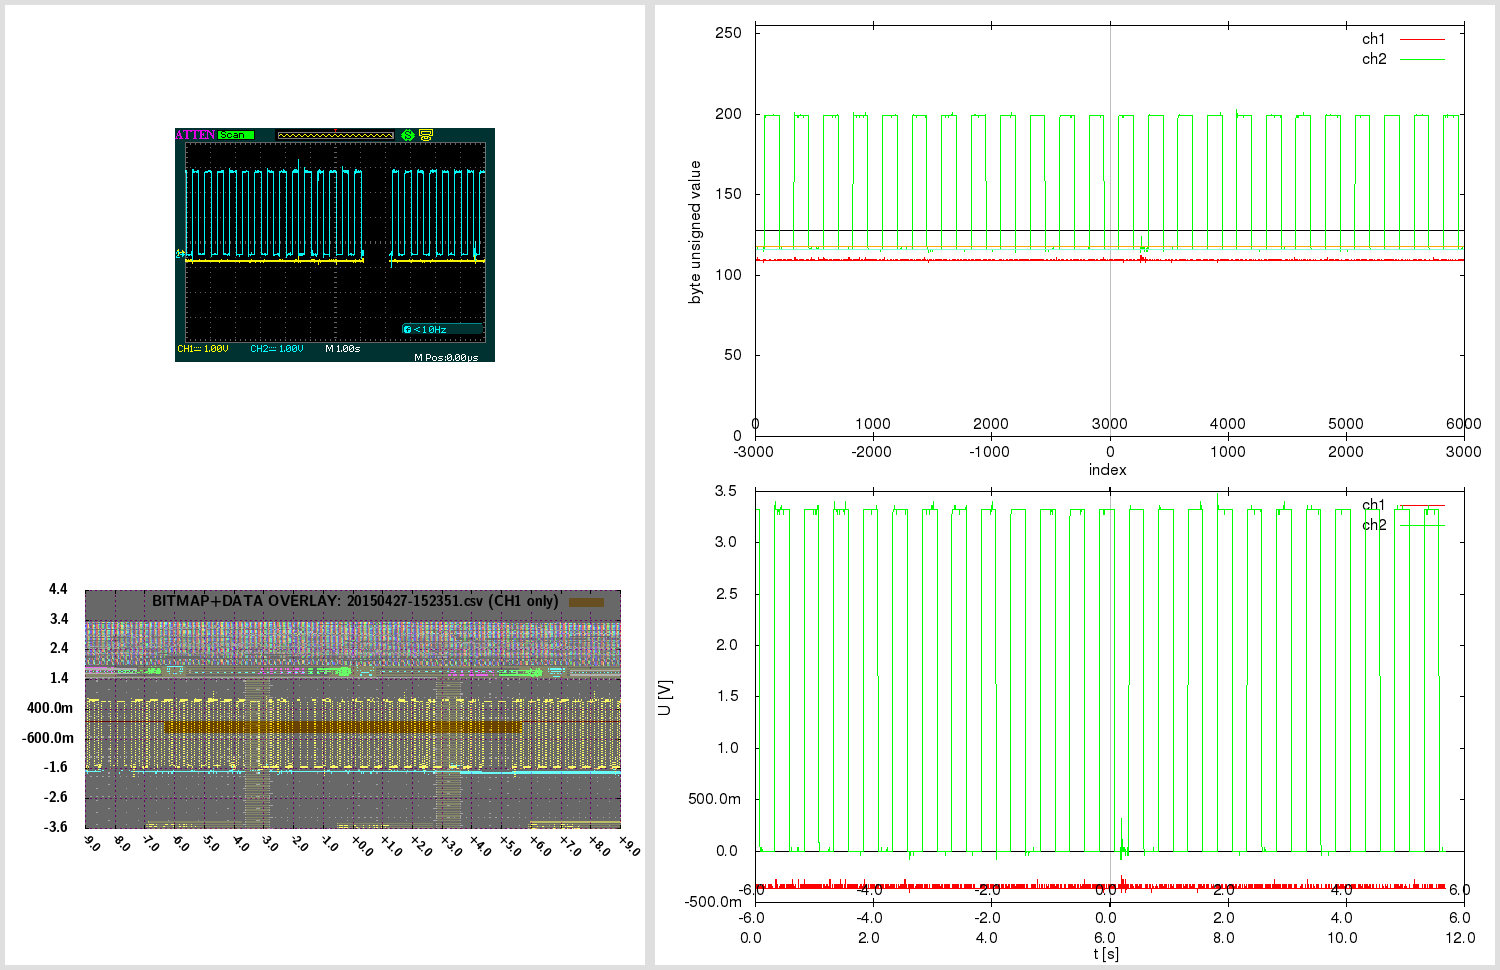

Recreate this plot in gnuplot.

# 20150427-152351.gnuplot [generated by /home/warreee/attenload/adsparse-wave.pl]
# single gnuplot file, with two potentially independent scripts
# generates three plots: one based on integer, other based on real (SI) values
# and one bitmap overlay - and then montages them using ImageMagick

# attengrab .csv can just be centered (over t)
# -> the x=0 (t=0) will correspond to scope center
# (but .DAV/.CSV will also need extra sample alignment)

# in Linux, to see available fonts, do:
# fc-list --verbose | grep 'fullname:' | less
# the two fonts used here:
# LMSansDemiCond10-Regular or "Latin Modern Sans Demi Cond"; and Helvetica
# Helvetica doesn't even get reported on my system:
# $ fc-list --verbose | grep 'fullname:' | grep -i 'Helvetica\|Demi Cond'
#	fullname: "LM Sans Demi Cond 10 Regular"(s) "LMSansDemiCond10-Regular"(s)


print "Gnuplotting..."

## "master settings" (shared between both parts of script)

# line color - specified by linestyles
set style line 1 linetype 1 linecolor rgb "red"
set style line 2 linetype 1 linecolor rgb "green"
set style line 3 linetype 1 linecolor rgb "orange"
set style line 4 linetype 1 linecolor rgb "aquamarine"
set style line 5 linetype -1 linecolor rgb "black"
set style line 6 linetype -1 linecolor rgb "gray"
set style line 7 linetype 1 linecolor rgb "blue"


# VARIABLES ########### ########### ###########

fnbase="20150427-152351"
fn_bmp = fnbase . ".bmp"
fn_pngr = fnbase . "_r.png"
fn_pngi = fnbase . "_i.png"
fn_pngov = fnbase . "_ov.png"
fn_pngt = fnbase . "_tmp.png"
fn_pngo = fnbase . ".png"

# scope screen(shot) properties
tdiv = 1          # T/DIV (50e-9)
toffs = 0        # time offset (scope) (200e-9)
vdiv1 = 1        # V/DIV CH1 (500e-3)
vdiv2 = 1         # V/DIV CH2 (50e-3)
voffs1 = -0.4         # volt offset CH1 (-1.5)
voffs2 = -0.48       # volt offset CH2 (100e-3)
sampintp  = 0.0020000001563    # (500e-12)
sampintf  = 1/sampintp
sratacqf  = 2500      # (250e6)
sratacqp  = 1/sratacqf
#osf = 1.00    # oversample factor (multiplies .CSV and .DAV time domain) # unused here
adsFactor = 1.28

# (edges of current capture and divisions)
scope_hdiv=18
scope_vdiv=8
# enforce floating point (see below)
scope_trange = scope_hdiv*tdiv*1.0    # (900e-9)
scope_left=toffs-(scope_trange/2)     # (-250e-9)
scope_right=toffs+(scope_trange/2)    # (650e-9)
scope_bottom=-voffs1-(scope_vdiv*vdiv1/2) # -500e-3
scope_top=-voffs1+(scope_vdiv*vdiv1/2)    # 3.5

totalch1Vspan=scope_vdiv*vdiv1
totalch2Vspan=scope_vdiv*vdiv2
ch1Vcoeff = adsFactor*totalch1Vspan/(2**8)
ch2Vcoeff = adsFactor*totalch2Vspan/(2**8)

voffs1int = voffs1/ch1Vcoeff  # -10
voffs2int = voffs2/ch2Vcoeff  # -12

acsv_fn = fnbase . '.csv' # '20130020-013902.csv' # from attenload tmp_wav
acsz=6000         # tmp_wav/.csv size (900)
fts=0.0020000001563         # final timestep (sampling period)
# here scope_trange could be 18*1, with acsz 16000;
# if as integer, 18/16000 would be 0 - enforce floating point
# above enforcing scope_trange to float doesn't work,
# must again here:
tdivp = 1.0*scope_trange/acsz   # sampling rate, based on scope range and numsamples in tmp (1ns)
tdivf = 1/tdivp             # freq based on that sampling rate

# just in case - not needed usually:
triglevel=640e-3
trigholdoff=100e-9

toffsamp = toffs/fts		# 0
# time finetune offset - int (samples) (depends on range)
tfoi = -164


#### extract bitmap from .png, if .bmp not present
# was -crop 480x234+10+10; now -crop 480x234+95+128

cmdstr = 'if (! test -f "'.fn_bmp.'") ; then \
  echo -n "'.fn_bmp.' not found .. " ; \
  if [ -f "'.fn_pngo.'" ] ; then \
    echo -n "'.fn_pngo.' found - extracting" ; \
    convert -crop 480x234+95+128 "'.fn_pngo.'" "'.fn_bmp.'" ; \
  else \
    echo -n "'.fn_pngo.' not found - cannot extract" ; \
  fi ; \
else \
  echo -n "'.fn_bmp.' found - using that" ; \
fi; echo'

#print cmdstr
# note - since cmdstr above uses double quotes,
# must use single quotes for bash here!:
print system("bash -c '". cmdstr ."' 2>&1")


##################################
###### plot directly with unsigned byte data

set terminal png size 840,480
set termoption enhanced
set termoption font "Helvetica, 12"

set output fn_pngi
set datafile separator ","

# set axis label
set xlabel "index" offset 0.0,0.8
set ylabel "byte unsigned value" offset 1.0,0.0


# horizontal line as functions
zeroline(x)=128
ch1offs(x)=128+voffs1int # (-10)
ch2offs(x)=128+voffs2int # (-12)

# vertical line - headless arrow
# "y" scope axis in middle:
ymI = acsz/2
set arrow from ymI,0 to ymI,255 nohead ls 5
# time offset:
toI = ymI - toffs/fts
set arrow from toI,0 to toI,255 nohead ls 6


# must use multiplot here, to have two x-axes
# and thus, must set lmargin, so both graphs match

set size 1.0,0.9      # 0.1/2 = 0.05
set bmargin 0
set lmargin 10
set yrange [0:255] # 8-bit


set multiplot

set origin 0,0.1
set xrange [0:acsz]
set xtics in
set xtics offset 0,graph 0.08
plot \
  zeroline(x) with lines notitle ls 5,\
  acsv_fn using 1:2 with lines title "ch1" ls 1, \
  "" using 1:3 with lines title "ch2" ls 2, \
  ch1offs(x) with lines notitle ls 3, \
  ch2offs(x) with lines notitle ls 4

unset arrow # if big offset, line from prev. can 'leak' in next at diff place, so reset

set origin 0,0.1
set xtics out
set xtics offset 0,graph 0.02
set xrange [-acsz/2:acsz/2-1]
#set xtics nomirror 500
set noytics
set noylabel
unset xlabel # set xlabel ""
set border 1
plot 0 notitle

set nomultiplot


### reset previous settings
#unset border # no work for default
set border    # Draw default borders:
set ytics
unset yrange


##################################
###### plot with converted real SI units

# reset # resets set style line!

set terminal png size 840,480
set termoption enhanced
set termoption font "Helvetica, 12"

set output fn_pngr
set datafile separator ","

# set axis label
set xlabel "t [s]" offset 0.0,0.1
set ylabel "U [V]" offset 1.0,0.0

# axis tics format
set format y "%.1s%c"
set format x "%.1s%c"


# horizontal line as functions
zerolineR(x)=0
# don't show real offsets; they could be way off depending on V/DIV
#ch1offsR(x)=0+(-0.4)
#ch2offsR(x)=0+(-0.48)

# "y" scope axis in middle (the +1 added to ymI so it snaps at 0):
ymR=(ymI+1)*fts
set arrow from ymR,graph 0 to ymR,graph 1 nohead ls 5
# time offset:
toR=toI*fts
set arrow from toR,graph 0 to toR,graph 1 nohead ls 6
# indicate scope range here too
set arrow from scope_left+toR,graph 0 to scope_left+toR,graph 1 nohead ls 7
set arrow from scope_right+toR,graph 0 to scope_right+toR,graph 1 nohead ls 7


# must use multiplot here, to have two x-axes
# and thus, must set lmargin, so both graphs match

set size 1.0,0.9      # 0.1/2 = 0.05
set bmargin 0
set lmargin 10
set yrange [] writeback # since we don't set explicity, must save autorange
set autoscale y

set multiplot

set origin 0,0.13
set xrange [0:acsz*fts]
set xtics out
set xtics offset 0,graph -0.03
plot \
  zerolineR(x) with lines notitle ls 5,\
  acsv_fn using ($4+tfoi*fts):5 with lines title "ch1" ls 1, \
  "" using ($4+tfoi*fts):6 with lines title "ch2" ls 2

set yrange restore # this saves the found yrange after `plot`
unset arrow # if big offset, line from prev. can 'leak' in next at diff place, so reset

set origin 0,0.13
set xtics out
set xtics offset 0,graph 0.02
set xrange [(-acsz/2)*fts:(acsz/2-1)*fts]
set noytics
set noylabel
unset xlabel # set xlabel ""
set border 1
plot GPVAL_Y_MIN notitle

set origin 0,0.13
set xtics in
set xtics offset 0,graph 0.08
# wrong to put xrange [scope_left:scope_right] here;
# as [scope_left:scope_right] could be a snippet,
# and this graph shows entire capture!
# simply move the previous scale for toffset
toRR=(acsz/2.)*fts-toR
set xrange [(-acsz/2)*fts+toRR:(acsz/2-1)*fts+toRR]
set noytics
set noylabel
unset xlabel # set xlabel ""
set border 1
plot GPVAL_Y_MIN notitle

set nomultiplot


##################################
###### plot with bitmap and data overlay

# here 840,480 remains as output png size,
# even if not set explicitly; also, make
# the height smaller - so can have gravity North in montage

set terminal png truecolor size 640,305 # size 840,480
set termoption enhanced
myfont="LMSansDemiCond10-Regular"   # LMSansDemiCond10-Regular or "Latin Modern Sans Demi Cond"
# cannot do concatenation direct in termoption line, so in separate string
myfontb="".myfont.", 12"
set termoption font myfontb

set output fn_pngov
set datafile separator ","


set autoscale
unset xtics
unset ytics
unset border
unset arrow # delete all arrows
unset object # (hopefully) delete objects?

set xrange [scope_left:scope_right]
xticstep=(scope_right-scope_left)/scope_hdiv
set xtics in scope_left,xticstep,scope_right scale 1
set yrange [scope_bottom:scope_top]
yticstep=(scope_top-scope_bottom)/scope_vdiv
set ytics in scope_bottom,yticstep,scope_top scale 1
set grid xtics ytics back linecolor rgb "magenta"
# right is only gnuplot 4.6 - without it ok w/ 4.4
#set xtics rotate by -45 offset 2.5,-1.50 right format "%+.1s%c" font myfont.',10'
set xtics rotate by -45 offset 0.0,0.0 format "%+.1s%c" font myfont.',10'
set key noenhanced

# dimensions of scope screenshot bitmap
bmp_w=480
bmp_h=234

# alpha bmp transparency [0:255]
bmp_alpha = 150
# boxes fillstyle transparent solid 0.10
box_transp = (1.-(acsz/16384.))*0.9 + 0.10

# plot string for data in transparent bitmap:
plot1au = "(($0-acsz/2.+tfoi)*fts+toffs):($5)"

# bmp_w=480 bmp_h=234 ; inside 451x201+15+14
# on plot: scope_left:scope_right and scope_bottom:scope_top!
# (so toffset is built in!)

bdx = scope_trange/(451.0-1)  # [s/pixel] /451: 1.99557e-09 vs 2.000e-9 manually
bdy = totalch1Vspan/(201.0-1) # [V/pixel] /201: 0.0199005 vs 0.02005 manually
bofx = -((scope_trange/2.0)-toffs+(15.0+0)*bdx) #-15.0*bdx # -2.8e-7
bofy = -((totalch1Vspan/2.0)+voffs1+(14.0+5)*bdy) #-14.0*bdy # -0.88

# seems `boxes fillstyle transparent solid 0.40` makes some seethroughs
# or something with bmp alpha overlay; but even without, all the same?
# because the red + blue (somehow inverted) creates a gray.. better green or orange

_plot_str = "zerolineR(x) with lines notitle ls 1,\
acsv_fn \
  using ".plot1au." with boxes fillstyle transparent solid box_transp noborder linestyle 3\
  title 'BITMAP+DATA OVERLAY: '.acsv_fn.' (CH1 only)',\
fn_bmp \
  binary array=(bmp_w,bmp_h) skip=54 format='%uchar' \
  dx=bdx dy=bdy origin=(bofx,bofy) \
  using 1:2:3:(bmp_alpha) \
  with rgbalpha t ''"

# seems actual plot in screenshot bitmap (480 × 234)
#  is at: 451x201+15+14; aspect ratio 201/451 = 0.445676
set size ratio 0.445676

eval("plot " . _plot_str)




##################################
###### montage commands

# used to be in attengrab; now here
# call ImageMagick montage via system
# and montage in `gnuplot` (easier to separate)

print "Montaging images..."
# this works in ImageMagick 6.6.2-6, but not in 6.5.7-8
#      '.fn_pngov.' -gravity Center -extent x480  \#
# must spec -extent 640x480 for 6.5

cmdstr = 'montage \
  <(montage \
    <(convert \
      '.fn_bmp.' -gravity Center -crop 640x480-10+0! -flatten  \
      bmp:-) \
    <(convert \
      '.fn_pngov.' -gravity Center -extent 640x480  \
      bmp:-) \
  -tile 1x -geometry +0+0  \
  bmp:-) \
  <(montage \
    '.fn_pngi.' \
    '.fn_pngr.' \
  -tile 1x -geometry +0+0  \
  bmp:-) \
-geometry +0+0 -border 5 \
'.fn_pngo

print cmdstr
print system('bash -c "'. cmdstr .'" 2>&1')

print "Deleting temp files ..."

delcmd = "rm"

# leave the bitmap for now
# actually, let attengrab handle it - since
# it may need to be re-taken!
# #cmdstr = delcmd ." ". fn_bmp
# #print cmdstr . "  " . system(cmdstr . " 2>&1")

cmdstr = delcmd ." ". fn_pngr
print cmdstr . "  " . system(cmdstr . " 2>&1")

cmdstr = delcmd ." ". fn_pngi
print cmdstr . "  " . system(cmdstr . " 2>&1")

cmdstr = delcmd ." ". fn_pngov
print cmdstr . "  " . system(cmdstr . " 2>&1")




# note:
# set terminal png size 840,480 # size defaults to 640x480 px
# set terminal pdf size 10,3 # size defaults to 5x3 in
# enhanced text: set termoption enhanced

# vertical line - headless arrow
# need ymin and ymax; gnuplot gives them only after plot -
# - and even then they do not correspond to end ticks
# - and even then, cannot get the arrow to show, after the second `plot`
# .. nor can I edit it anyhow; it must run before the first `plot`
# so instead of that, position y coordinates relative to graph (0 to 1)
#set arrow 1 from graph 0.5,0 to graph 0.5,1 nohead ls 5

# in multiplot, yrange should be after the size command
# note: xrange could be 2250 or 450
# so leave it to autoscale here? will be accurate since it's integer index...
# now set explicitly by script # below in multiplot

# axis tics format
# for engineering notation - 'help format specifiers':
# "A 'scientific' power is one such that the exponent is a multiple of three."

# print "Montaging images..."

# "The 'tile' size is then set to the largest dimentions
# of all the resized images, and the size actually specified."
# "by removing the 'size' component, non of the images will
# be resized, and the 'tile' size will be set to the largest
# dimensions of all the images given"
# not so simple: http://unix.stackexchange.com/questions/4046/
# can be done in one command with bash subprocess pipes (bash only)
# was: .fn_bmp.' -gravity NorthWest ; fn_pngov.' -gravity North
# can pad with -gravity Center -extent 640x480;
# but also with crop! -flatten - there have offset too!
# -geometry +2+2 can also mess up the last -border 5 !

# bmp scale worked for:
# bmp_w=480 bmp_h=234 ; inside 451x201+15+14
# tdiv = 5e-08,  toffs = 2e-07,  vdiv1 = 0.5,   voffs1 = -1.5,
# dx=2.000e-9 dy=0.02005 origin=(-2.8e-7,-0.88) for
# tspan = 18*tdiv = 18*5e-08 = 9e-07s
# vspan1 = 8*vdiv1 = 8*0.5 = 4V
# tspan/451 = 9e-07/451 = 1.99557e-09 s/pixel
# vspan1/201 = 4/201 = 0.0199005 V/pixel
# bdx=tspan/(451-1) = '9e-07/(451-1)' = 2e-09
# bdy=vspan1/(201-1) = '4/(201-1)' = 0.02
# 15*bdx = 15*2e-9 = 3e-08
# 14*bdy = 14*0.02 = 0.28
# 15*1.99557e-09 = 2.99335e-08
# 14*0.0199005 = 0.278607
